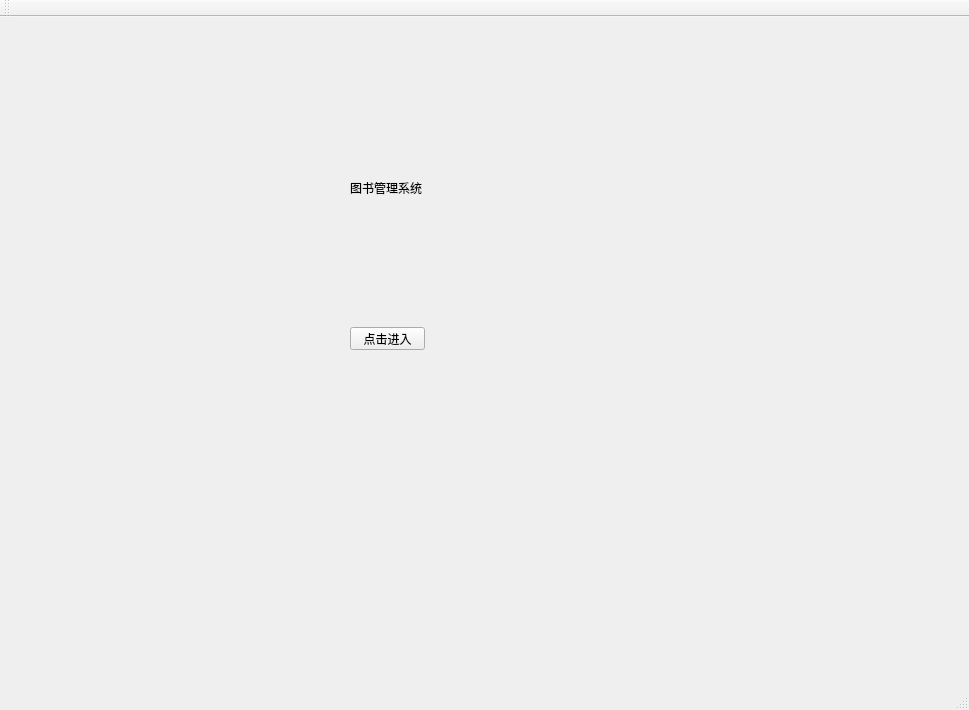
<?xml version="1.0" encoding="UTF-8"?>
<ui version="4.0">
 <class>LibrarySysClass</class>
 <widget class="QMainWindow" name="LibrarySysClass">
  <property name="geometry">
   <rect>
    <x>0</x>
    <y>0</y>
    <width>969</width>
    <height>710</height>
   </rect>
  </property>
  <property name="windowTitle">
   <string>LibrarySys</string>
  </property>
  <widget class="QWidget" name="centralWidget">
   <widget class="QPushButton" name="pushButton">
    <property name="geometry">
     <rect>
      <x>350</x>
      <y>310</y>
      <width>75</width>
      <height>23</height>
     </rect>
    </property>
    <property name="text">
     <string>点击进入</string>
    </property>
   </widget>
   <widget class="QLabel" name="label_3">
    <property name="geometry">
     <rect>
      <x>350</x>
      <y>130</y>
      <width>201</width>
      <height>81</height>
     </rect>
    </property>
    <property name="text">
     <string>图书管理系统</string>
    </property>
    <property name="textFormat">
     <enum>Qt::PlainText</enum>
    </property>
    <property name="scaledContents">
     <bool>false</bool>
    </property>
   </widget>
  </widget>
  <widget class="QMenuBar" name="menuBar">
   <property name="geometry">
    <rect>
     <x>0</x>
     <y>0</y>
     <width>969</width>
     <height>23</height>
    </rect>
   </property>
  </widget>
  <widget class="QToolBar" name="mainToolBar">
   <attribute name="toolBarArea">
    <enum>TopToolBarArea</enum>
   </attribute>
   <attribute name="toolBarBreak">
    <bool>false</bool>
   </attribute>
  </widget>
  <widget class="QStatusBar" name="statusBar"/>
 </widget>
 <layoutdefault spacing="6" margin="11"/>
 <resources>
  <include location="LibrarySys.qrc"/>
 </resources>
 <connections>
  <connection>
   <sender>pushButton</sender>
   <signal>clicked()</signal>
   <receiver>LibrarySysClass</receiver>
   <slot>mousePressSQLEvent()</slot>
   <hints>
    <hint type="sourcelabel">
     <x>287</x>
     <y>246</y>
    </hint>
    <hint type="destinationlabel">
     <x>299</x>
     <y>199</y>
    </hint>
   </hints>
  </connection>
 </connections>
 <slots>
  <slot>mousePressSQLEvent()</slot>
 </slots>
</ui>
